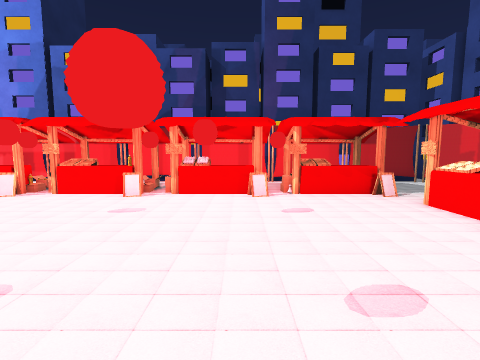
View 1 (above)

16 first-person views from a walk through a Unity game level. The camera is 1.2 m above the floor, tilts 6° down and sees 85° across. The floor is counted in squares, 1 m on a side. Each view is taken from the middle of a square. On the plan, view 1 faces up. The plan holds only what a view shows up to about 12 squares ahead; the rest is blank. The place goes on beyond the plan. The player character is not drawn. Some animated figures are left out. Some surface patterns are stand-ins.

View 2
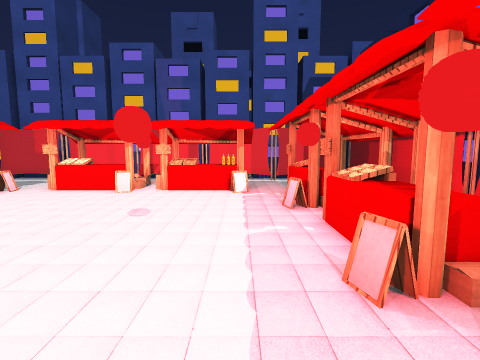

View 3
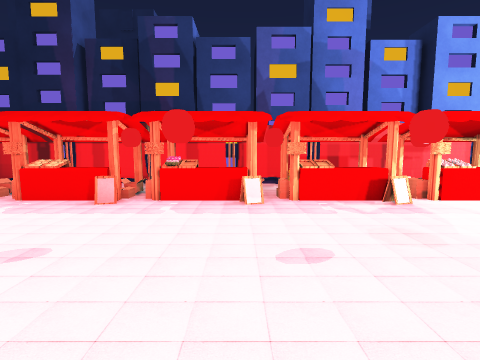

View 4
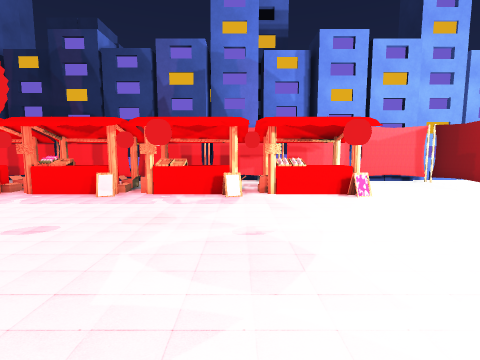

View 5
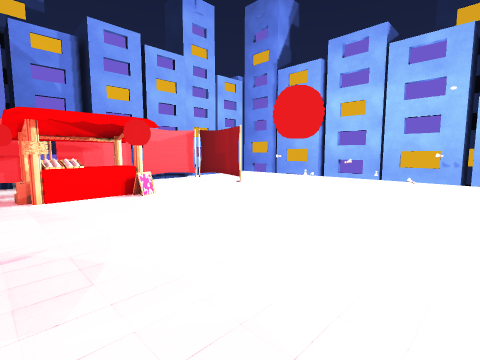

View 6
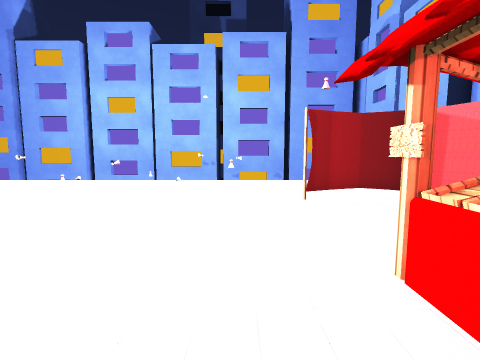

View 7
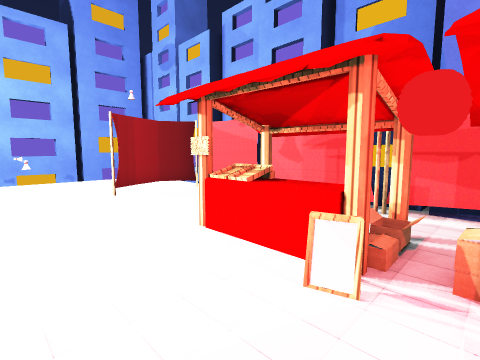

View 8
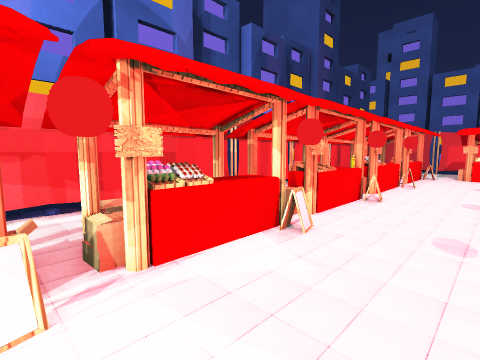

View 9
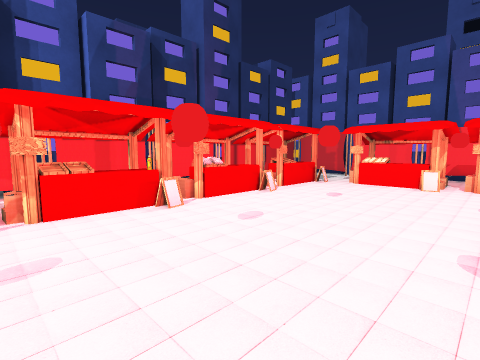

View 10
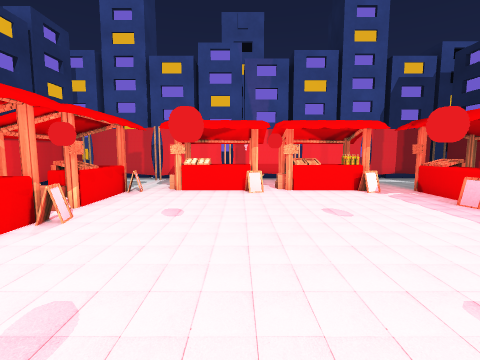

View 11
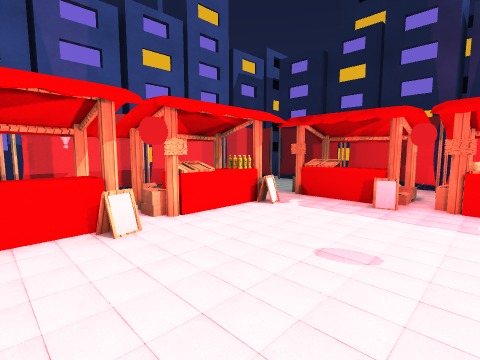

View 12
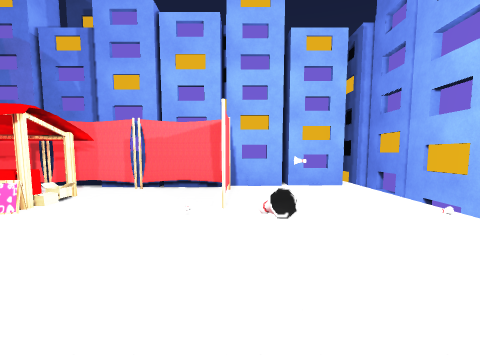

View 13
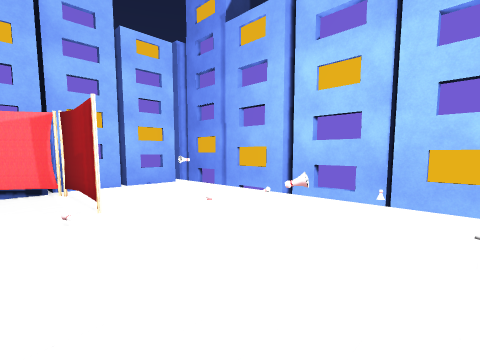

View 14
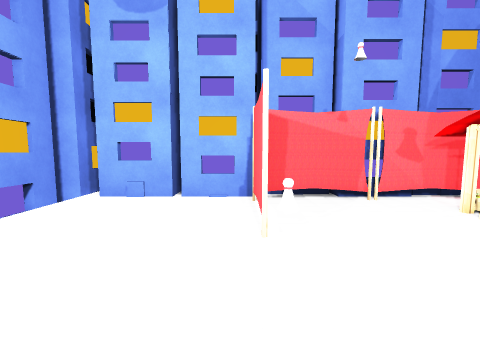

View 15
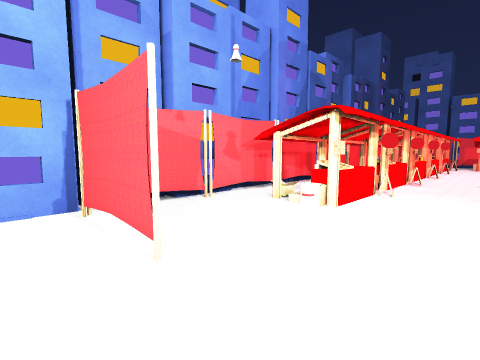

View 16
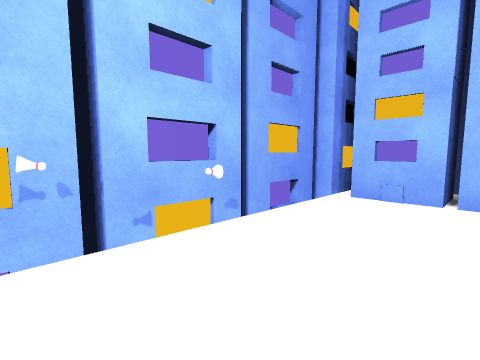

### Floor plan
Key: @ floor where view 1 was taken; # wall or solid block; . floor; / step, stairs or slope; B barrier; S stall; U building; O other object.
Columns run from 24 left of view 1 to 9 right of it. Each row starts with its distance up from view 1.
 13   U  O         OO         O
 12   U  # ##O   O O   #O#  O O     O
 11  UUOOOO#BBBBBBBBBBBBBBOBBBBBBBB#O
 10   U....B...SSSSSSSSSSSS S SS  .BOO
  9   U....B....SSSSSSSSSSSSSSSSS .BOO
  8   U....B....SSSSSSOSSSSSSOSSS..BO
  7   U...........O...O..O...O..S..BO
  6   U.O..O....................SSSB
  5 UUU..........O..OO..O..O....SSSBOO
  4   UO........................SSSB##
  3   U....O....................O.SBO
  2  UU.........................SSSBO
  1   U....O.....O..OO..O..O....SSSBO
  0   U.....................@...SSSBO
 -1  UU...O./...S..O..OS..O..OS....BOO
 -2   U....B....SSSSSSSSSSSSSSSSS..BOO
 -3   U....B...SSSSSSSSSSSSSSSSSS..BO
 -4   U....B........  .      ..   .BO
 -5  UU.....BB#BBBBBBBBBBBOBBBBBBBBO
 -6  UU#O#OO     O#OO      #O O O#
 -7   U  #OO       OO         O
 -8   U    OO

Positions as (right, up) in squares from view 1, and headings:
1: (0, 0), facing up
2: (-4, 0), facing right
3: (-5, 5), facing down
4: (-9, 6), facing down
5: (-9, 6), facing down-left
6: (-10, 6), facing left
7: (-9, 5), facing up-left
8: (-10, 5), facing up-right
9: (-6, 2), facing up-right
10: (-4, 4), facing right
11: (0, 5), facing down-right
12: (-17, 4), facing down
13: (-15, 4), facing down-left
14: (-17, 4), facing up
15: (-18, 5), facing up-right
16: (-18, 4), facing up-left
